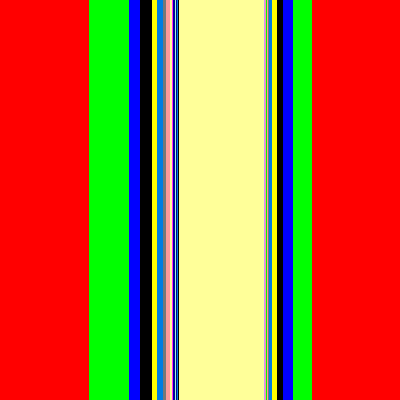

Write Python code to recreate this figure.
import math
import pygame

COLORS = {"WEISS": (255, 255, 255), "ROT": (255, 0, 0), "GRUEN": (0, 255, 0), "BLAU": (0, 0, 255), "SCHWARZ": (0, 0, 0), "GELB": (255, 255, 0), "HELLBLAU": (0, 125, 227), "GRAU": (120, 120, 120), "HELLROT": (255, 153, 153), "HELLGELB": (255, 255, 153), "PINK": (255, 51, 255), "DUNKELBLAU": (0, 0, 153), "LAVENDER": (204, 153, 255), "HELLGRUEN": (153, 255, 204), "BRAUN": (102, 51, 0), "OLIVE": (153, 153, 0)}

COLOR_SEQ = ["WEISS", "ROT", "GRUEN", "BLAU", "SCHWARZ", "GELB", "HELLBLAU", "GRAU", "HELLROT", "HELLGELB", "PINK", "DUNKELBLAU", "LAVENDER", "HELLGRUEN", "BRAUN", "OLIVE"]



def berechne_apfel(auflösung, tiefe, grenze, x_min, x_max, y_min, y_max):
    breite = auflösung
    höhe = int(auflösung * (y_max - y_min) / (x_max - x_min))
    X = [x_min + i * (x_max - x_min) / auflösung for i in range(auflösung + 1)]
    Y = [y_min + i * (y_max - y_min) / auflösung for i in range(auflösung + 1)]
    apfel = [[0 for _ in range(len(X))] for __ in range(len(Y))]
    for i in range(len(X)):
        x1 = X[i]
        for j in range(len(Y)):
            y1 = Y[i]
            n = 0
            d = 0
            x = x1
            y = y1
            while d <= grenze and n <= tiefe:
                n += 1
                x, y = x**2 - y**2 + x1, 2 * x * y + y1
                d = math.sqrt(x**2 + y**2)
            apfel[i][j] = n % len(COLOR_SEQ)

    global apfelBild
    apfelBild = apfel
    global Bildbreite
    Bildbreite = breite
    global Bildhöhe
    Bildhöhe = höhe


def main_loop(surface, apfel):
    while True:
        for i in range(len(apfel[0])):
            for j in range(len(apfel)):
                surface.fill(COLORS[COLOR_SEQ[apfel[i][j]]], ((i, Bildhöhe - j), (1, 1)))
        pygame.display.flip()
        for event in pygame.event.get():
            if event.type == pygame.KEYDOWN:
                pygame.image.save(surface, "apfelmänchen.png")
                pygame.quit()
berechne_apfel(400, 200, 2.5, -2.5, 1.5, -2.0, 2.0)

pygame.init()
surface = pygame.display.set_mode((Bildbreite, Bildhöhe))
pygame.display.set_caption("Apfelmänchen")
main_loop(surface, apfelBild)